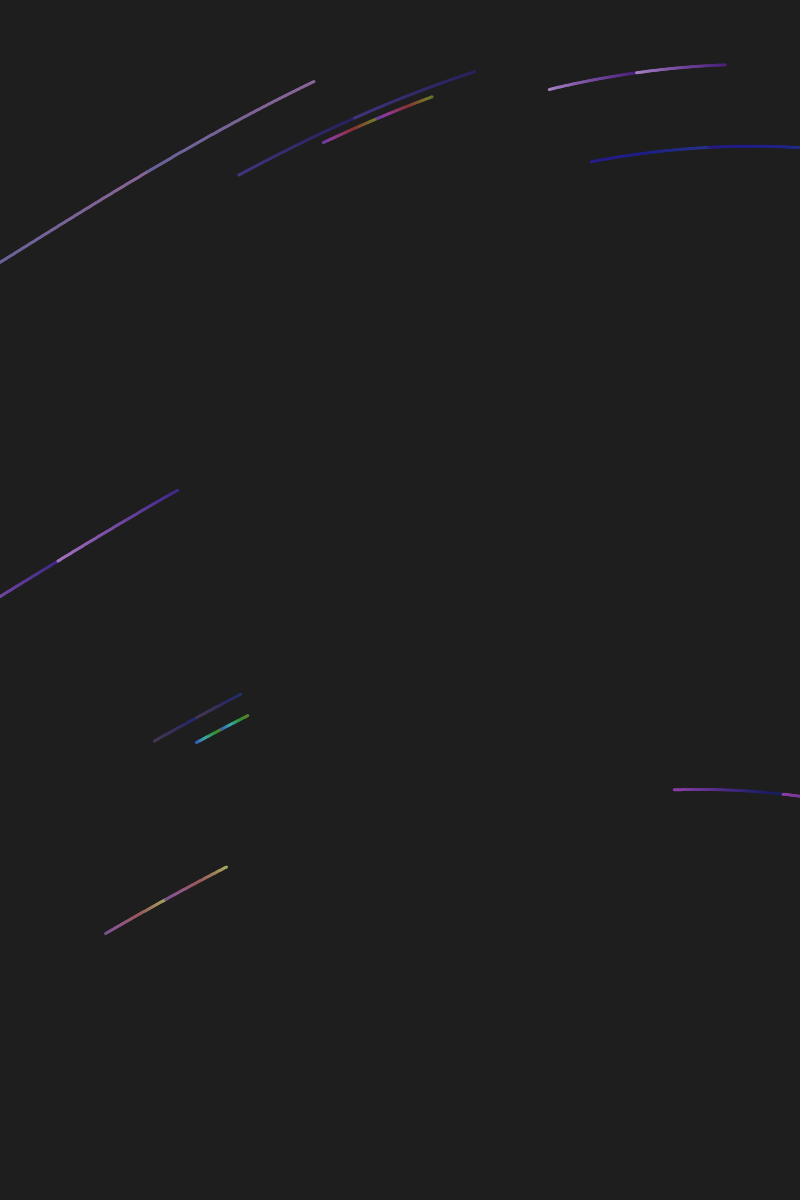
Frame 1 (no input)
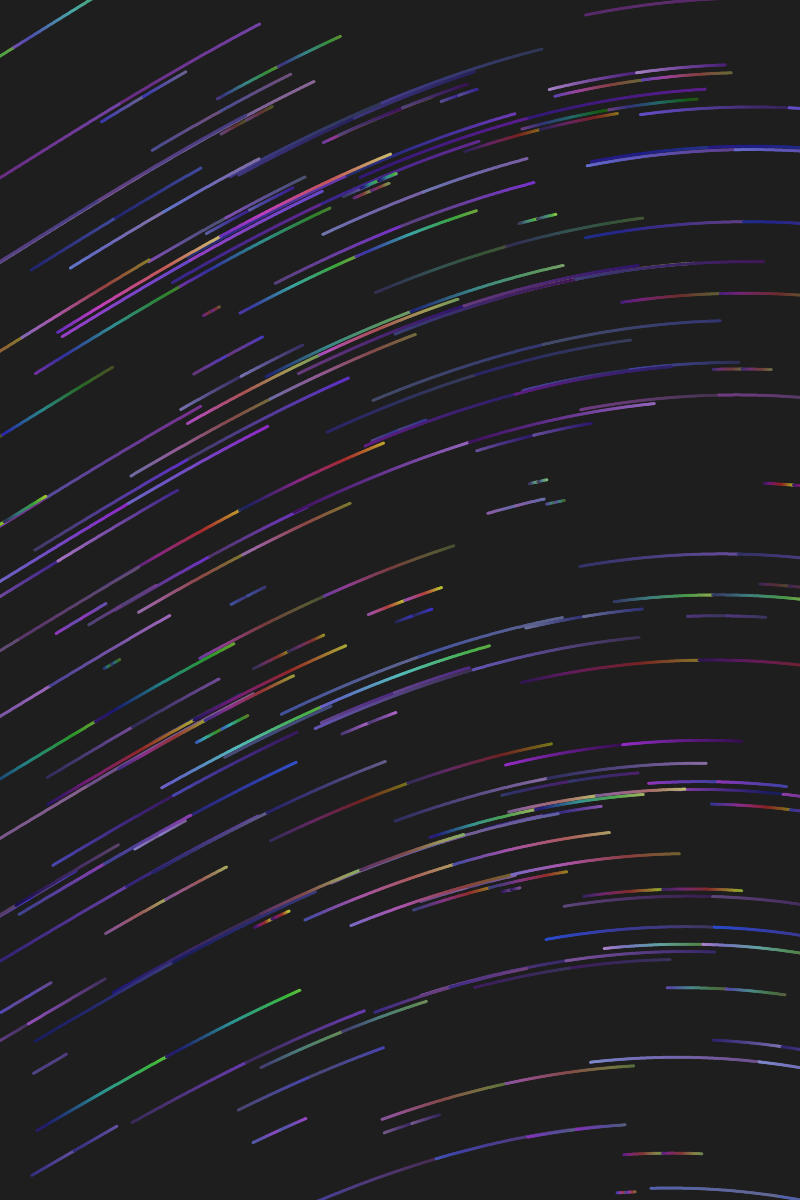
Frame 60 (no input)
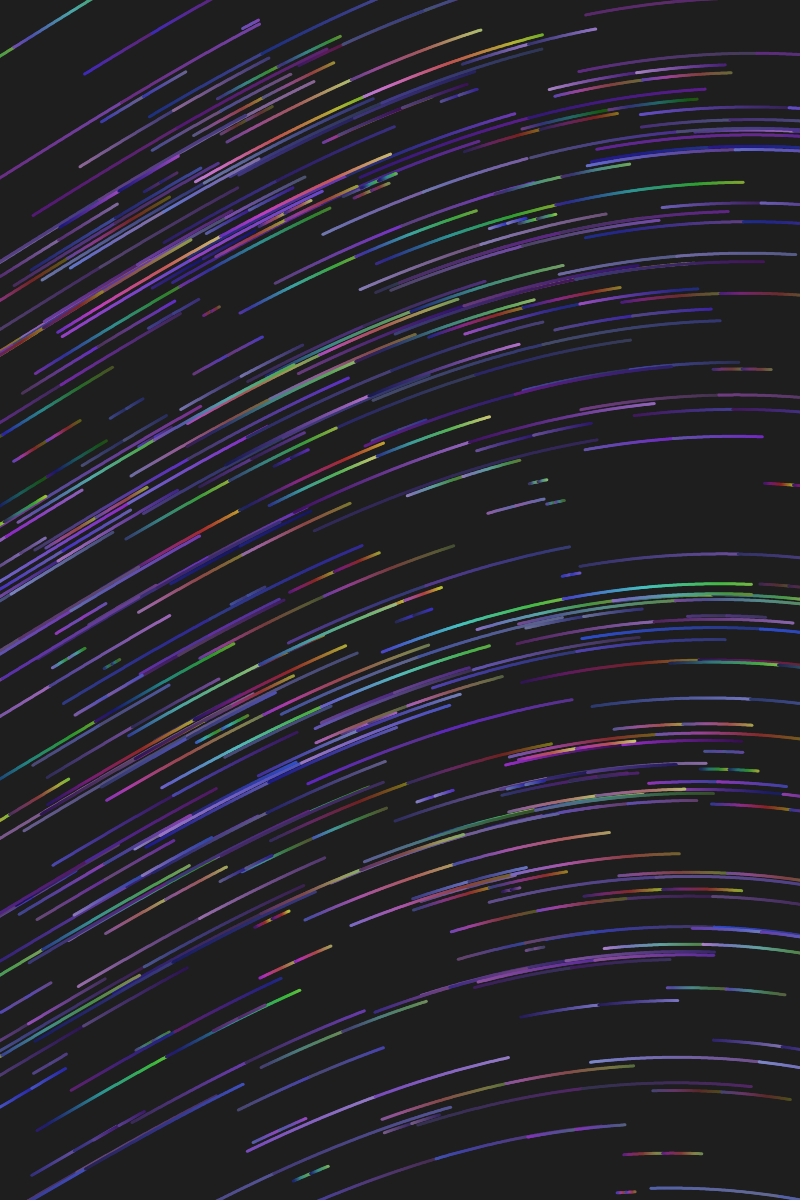
Frame 120 (the mouse pressed at the canvas centre since frame 60)

The p5.js sketch that drew these frames (run headless with seeded random() and noise() and a simulated clock; from frame 60 on, the mouse is pressed at the canvas centre):

// p5.js sketch
// ── sketch.js

let noiseXScale = 0.0001;
let noiseYScale = 0.0001;
let noiseAngleRange = 720;

let baseHue = 0.0;

async function setup() {
  createCanvas(800, 1200);
  background(30);

  stroke('red');
  // drawArrows(30, 30);

  baseHue = random(0, 360);
  colorMode(HSB);

  // draw small lines
  for (let i = 0; i < 600; i++) {
    let xPos = random(0, width);
    let yPos = random(0, height);
    let drawLength = floor(random(1, 20)) * 10;

    let drawHueA = baseHue + random(-30, 30);
    let drawHueB = baseHue + random(-30, 30);

    if (random() < 0.3)
      drawHueB += 180;

    if (drawHueA > 360)
      drawHueA -= 360;
    else if (drawHueA < 0)
      drawHueA += 360;

    if (drawHueB > 360)
      drawHueB -= 360;
    else if (drawHueB < 0)
      drawHueB += 360;

    let drawSatA = random(30, 80);
    let drawSatB = random(30, 80);

    let drawBriA = random(30, 80);
    let drawBriB = random(30, 80);

    let colorA = color(drawHueA, drawSatA, drawBriA);
    let colorB = color(drawHueB, drawSatB, drawBriB);

    noStroke();

    drawFieldLine(xPos, yPos, drawLength, 3, colorB, colorA, -1);
    drawFieldLine(xPos, yPos, drawLength, 3, colorA, colorB);
    await sleep(1);
  }

  for (let i = 0; i < 200; i++) {

    let xPos = random(0, width);
    let yPos = random(0, height);
    let drawLength = floor(random(1, 6)) * 30;

    let drawHueA = baseHue + random(-30, 30);
    let drawHueB = baseHue + random(-30, 30);

    let thicknessLevel = int(random(0, 3));

    if (random() < 0.3)
      drawHueB += 180;

    if (drawHueA > 360)
      drawHueA -= 360;
    else if (drawHueA < 0)
      drawHueA += 360;

    if (drawHueB > 360)
      drawHueB -= 360;
    else if (drawHueB < 0)
      drawHueB += 360;

    let drawSatA = random(30, 80);
    let drawSatB = random(30, 80);

    let drawBriA = random(60, 100);
    let drawBriB = random(80, 100);

    let colorA = color(drawHueA, drawSatA, drawBriA);
    let colorB = color(drawHueB, drawSatB, drawBriB);

    noStroke();

    // drawFieldLine(xPos, yPos, drawLength, 20, colorB, colorA);
    if (thicknessLevel == 2) {
      drawFieldLineRandomColor(xPos, yPos, drawLength, 60);
      drawFieldLineRandomColor(xPos, yPos, drawLength, 40);
      drawFieldLine(xPos, yPos, drawLength, 20, colorA, colorB);
    } else if (thicknessLevel == 1) {
      drawFieldLineRandomColor(xPos, yPos, drawLength, 30);
      drawFieldLineRandomColor(xPos, yPos, drawLength, 20);
      drawFieldLine(xPos, yPos, drawLength, 10, colorA, colorB);
    } else if (thicknessLevel == 0) {
      drawFieldLineRandomColor(xPos, yPos, drawLength, 12);
      drawFieldLineRandomColor(xPos, yPos, drawLength, 6);
      drawFieldLine(xPos, yPos, drawLength, 3, colorA, colorB);
    }
    await sleep(1);
  }
}

function drawFieldLineRandomColor(_startX, _startY, _length, _thickness) {
  let x = _startX;
  let y = _startY;

  let fillColor = getRandomColor();
  let fillSteps = random(0.05, 0.4) * _length;

  for (let i = 0; i < _length; i++) {
    let t = i / _length;

    fill(fillColor);
    let noiseAngle = noise(x * noiseXScale, y * noiseYScale) * noiseAngleRange;

    circle(x, y, _thickness);

    x += sin(radians(noiseAngle));
    y += cos(radians(noiseAngle));

    fillSteps--;
    if (fillSteps <= 0) {
      fillColor = getRandomColor();
      fillSteps = random(0.05, 0.4) * _length;
    }
  }
}

function drawFieldLine(_startX, _startY, _length, _thickness, _fromColor, _toColor, _dir = 1) {
  let x = _startX;
  let y = _startY;

  for (let i = 0; i < _length; i++) {
    let t = i / _length;

    fill(lerpColor(_fromColor, _toColor, t));
    let noiseAngle = noise(x * noiseXScale, y * noiseYScale) * noiseAngleRange;

    circle(x, y, _thickness);

    x += sin(radians(noiseAngle)) * _dir;
    y += cos(radians(noiseAngle)) * _dir;
  }
}

function getRandomColor() {
  let randomHue = baseHue + random(-30, 30);
  let randomSat = random(30, 80);
  let randomBri = random(30, 100);

  if (randomHue > 360)
    randomHue -= 360;
  else if (randomHue < 0)
    randomHue += 360;

  if (random() < 0.06) {
    randomSat = 0;
    randomBri = 100;
  }

  return color(randomHue, randomSat, randomBri);
}

function drawArrows(_xNum, _yNum) {

  let xSpace = width / _xNum;
  let ySpace = height / _yNum;

  for (let x = 0; x < _xNum; x++) {
    for (let y = 0; y < _yNum; y++) {
      let xPos = (x + 0.5) * xSpace;
      let yPos = (y + 0.5) * ySpace;

      let noiseAngle = noise(xPos * noiseXScale, yPos * noiseYScale) * noiseAngleRange;

      push();
      translate(xPos, yPos);
      rotate(radians(-noiseAngle));
      line(0, -0.4 * ySpace, 0, 0.4 * ySpace);
      line(0, 0.4 * ySpace, 0.3 * xSpace, 0.0);
      line(0, 0.4 * ySpace, -0.3 * xSpace, 0.0);

      pop();
    }
  }
}

function draw() {

}

function sleep(ms) {
  return new Promise(resolve => setTimeout(resolve, ms));
}
